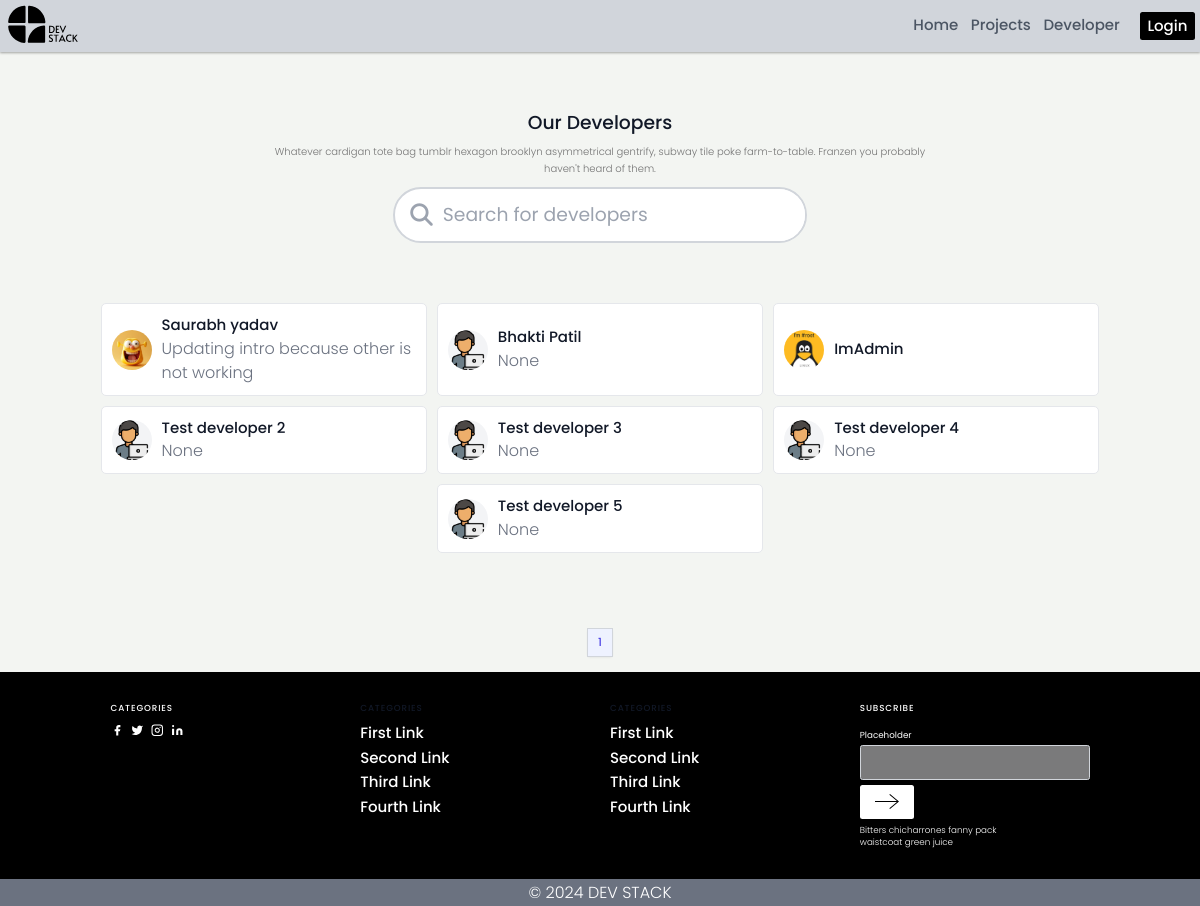
The page /user/developers on the database as committed earlier.
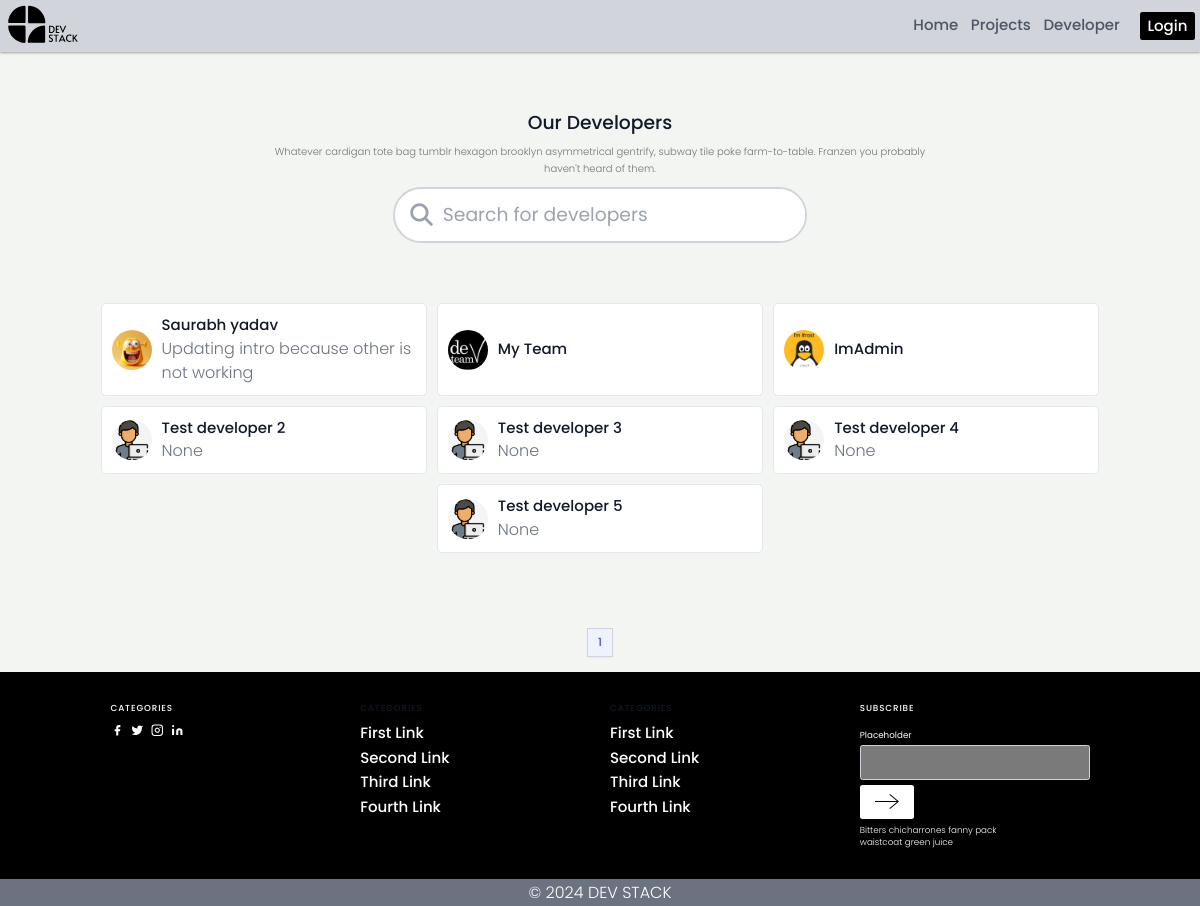
The same page on the database as committed later.
### users/models.py (models this page shows, shortened)
class BaseModel(models.Model):
    created_at = models.DateTimeField(auto_now_add=True)
    updated_at = models.DateTimeField(auto_now=True)
    is_active = models.BooleanField(default=True)
    class Meta:
        abstract = True

class Profile(BaseModel):
    id = models.UUIDField(primary_key=True, default=uuid.uuid4, editable=False)
    avatar = models.ImageField(upload_to="avatars/", default="avatars/default.png")
    user = models.OneToOneField(User, on_delete=models.CASCADE, related_name="profile")
    name = models.CharField(max_length=255)
    short_intro = models.TextField(null=True, blank=True)
    bio = models.TextField(null=True, blank=True)
    social_github = models.CharField(max_length=200, blank=True, null=True)
    social_twitter = models.CharField(max_length=200, blank=True, null=True)
    social_linkedin = models.CharField(max_length=200, blank=True, null=True)
    social_youtube = models.CharField(max_length=200, blank=True, null=True)
    social_website = models.CharField(max_length=200, blank=True, null=True)
    @property
    def avatar_url(self):
        if self.avatar and hasattr(self.avatar, 'url'):
            return self.avatar.url
        else:
            return "images/avatars/default.png"

### users/views.py (the view)
# urls.py: path("developers", UserView.get_developers, name="developers"),
    @staticmethod
    def get_developers(request):
        search_query = {'search': request.GET.get("search")}
        page_number = request.GET.get('page')
        searched_profiles = ProfileFilter(search_query, queryset=Profile.objects.all())
        profiles = searched_profiles.qs
        paginator = Paginator(profiles, 25)
        profiles = paginator.get_page(page_number)
        context = {
            'search_query': request.GET.get("search", ''),
            "developers" : profiles,
            "current_page": page_number,
        }
        if page_number and int(page_number) > paginator.num_pages:
            return {
                "message": "End of page."
            }
        return render(request, "users/our_developers.html", context)

### users/templates/users/our_developers.html (shortened to what this page needs)
{% extends 'main.html' %}
{% load static %}
{% block content %}
<section class="text-gray-600 body-font">
  <div class="container px-5 py-24 mx-auto">
    <div class="flex flex-col text-center w-full">
      <h1 class="sm:text-3xl text-2xl font-medium title-font mb-4 text-gray-900">Our Developers</h1>
      <p class="lg:w-2/3 mx-auto leading-relaxed text-base">Whatever cardigan tote bag tumblr hexagon brooklyn asymmetrical gentrify, subway tile poke farm-to-table. Franzen you probably haven't heard of them.</p>
    </div>
    <div class="flex justify-center items-center h-max p-4  mb-20">
      <form method="get">
          <div class="text-3xl bg-gray-100
              border-2 border-gray-300 focus-within:border-black rounded-full
              transition-all duration-300 ease-in-out flex items-center bg-white text-gray-400 focus-within:text-black">
              <a class="text-4xl p-4 pl-6"><i class="fa-solid fa-magnifying-glass"></i></a>
              <input type="text" name="search" id="id_search" class="py-6 rounded-r-full border-none outline-none"
                  placeholder="Search for developers" value="{{ search_query }}"/>
          </div>
      </form>
    </div>
    <div class="flex flex-wrap -m-2 justify-center">
      {% for developer in developers %}
        {% if developer.id != request.user.profile.id %}
          <a class="p-2 lg:w-1/3 md:w-1/2 w-full cursor-pointer" href="{% url 'developer-view' developer.id %}">
            <div class="bg-white h-full flex items-center border-gray-200 border p-4 rounded-lg">
              <img alt="team" class="w-16 h-16 bg-gray-100 object-cover object-center flex-shrink-0 rounded-full mr-4" src="{% static developer.avatar_url %}" />
              <div class="flex-grow">
                <h2 class="text-gray-900 title-font font-medium">{{ developer.name }}</h2>
                <p class="text-gray-500">{{ developer.short_intro }}</p>
              </div>
            </div>
          </a>
        {% endif %}
      {% endfor %}
    </div>
  </div>
</section>
<div class="flex justify-center p-6">
      <nav class="relative z-0 inline-flex rounded-md shadow-sm -space-x-px" aria-label="Pagination">
          {% for num in developers.paginator.page_range %}
          {% if developers.number == num %}
              <span class="relative inline-flex items-center px-4 py-2 border border-gray-300 bg-indigo-50 text-lg font-medium text-indigo-600">
                  {{ num }}
              </span>
          {% elif num > developers.number|add:'-3' and num < developers.number|add:'3' %}
              <a href="?page={{ num }}{% if search_query %}&search={{search_query}}{% endif %}" class="relative inline-flex items-center px-4 py-2 border border-gray-300 bg-white text-lg font-medium text-gray-500 hover:bg-gray-50">
                  {{ num }}
              </a>
          {% endif %}
          {% endfor %}
      </nav>
  </div>
{% endblock %}

### templates/main.html (shortened to what this page needs)
<!DOCTYPE html>
{% load static %}
<html lang="en">
<head>
  <link rel="stylesheet" href="{% static 'uikit/styles/uikit.css' %}" />
  <link rel="stylesheet" href="{% static 'styles/app.css' %}" />
  <link rel="stylesheet" href="{% static 'styles/main.css' %}" />
  <script src="https://cdn.tailwindcss.com"></script>
  <link rel="stylesheet" href="https://unpkg.com/@highlightjs/cdn-assets@10.7.1/styles/default.min.css" />
  <link rel="stylesheet" href="https://unpkg.com/@highlightjs/cdn-assets@10.7.1/styles/night-owl.min.css" />
</head>
<body class="bg-[#f3f5f2]">
  {%  include 'navbar.html' %}
  {% block content %}
  {% endblock %}
  {%  include 'footer.html' %}
</body>
</html>

### templates/navbar.html (shortened to what this page needs)
{% load static %}
<header class="text-gray-600 body-font bg-gray-300 w-full sticky top-0"
style="box-shadow: rgba(0, 0, 0, 0.12) 0px 1px 3px, rgba(0, 0, 0, 0.24) 0px 1px 2px; z-index: 100;">
  <div class="mx-auto flex p-2 justify-between md:flex-row lg:items-center">
    <a class="flex title-font font-medium items-center text-gray-900 mb-4 md:mb-0 w-[75px]" href="{% url 'home' %}">
        <img src="{% static 'images/icon-h.svg' %}" alt="icon" />
    </a>
    <nav class="hidden md:ml-auto lg:flex xl:flex 2xl:flex flex-wrap items-center text-base justify-center">
      <a class="mr-5 hover:text-gray-900 text-2xl" href="{% url 'home' %}">Home</a>
      <a class="mr-5 hover:text-gray-900 text-2xl" href="{% url 'projects' %}">Projects</a>
      <a class="mr-5 hover:text-gray-900 text-2xl" href="{% url 'developers' %}">Developer</a>
    </nav>
    {% if request.user.is_authenticated %}
      <a class="hidden lg:flex xl:flex title-font font-medium items-center text-gray-900 mb-4 md:mb-0" href="{% url 'profile' %}">
        <img src="{% static request.user.profile.avatar_url %}" alt="request.user.profile.username" class="w-14 h-14 rounded-full p-1 border border-1 border-gray-500 hover:border-2 hover:border-black transition-all duration-300"  >
      </a>
    {% else %}
      <a href="{% url 'login' %}?next={{ request.path }}"
      class="ml-3 *:inline-flex items-center bg-black text-white border-0 py-1 px-3 focus:outline-none hover:opacity-50 transition-all ease-in duration-100 rounded mt-4 md:mt-0">
        Login
      </a>
    {% endif %}
  </div>
</header>

### templates/footer.html (shortened to what this page needs)
<footer class="text-white body-font bg-black text-white relative bottom-0">
  <div class="container px-5 py-12 mx-auto">
    <div class="flex flex-wrap md:text-left text-center order-first">
      <div class="lg:w-1/4 md:w-1/2 w-full px-4">
        <h2 class="title-font font-medium text-white tracking-widest text-sm mb-3">
          CATEGORIES
        </h2>
        <span class="inline-flex sm:ml-auto sm:mt-0 mt-4 justify-center sm:justify-start">
        <a class="text-white">
          <svg
            fill="currentColor"
            stroke-linecap="round"
            stroke-linejoin="round"
            stroke-width="2"
            class="w-5 h-5"
            viewBox="0 0 24 24"
          >
            <path d="M18 2h-3a5 5 0 00-5 5v3H7v4h3v8h4v-8h3l1-4h-4V7a1 1 0 011-1h3z"></path>
          </svg>
        </a>
        <a class="ml-3 text-white">
          <svg
            fill="currentColor"
            stroke-linecap="round"
            stroke-linejoin="round"
            stroke-width="2"
            class="w-5 h-5"
            viewBox="0 0 24 24"
          >
            <path d="M23 3a10.9 10.9 0 01-3.14 1.53 4.48 4.48 0 00-7.86 3v1A10.66 10.66 0 013 4s-4 9 5 13a11.64 11.64 0 01-7 2c9 5 20 0 20-11.5a4.5 4.5 0 00-.08-.83A7.72 7.72 0 0023 3z"></path>
          </svg>
        </a>
        <a class="ml-3 text-white">
          <svg
            fill="none"
            stroke="currentColor"
            stroke-linecap="round"
            stroke-linejoin="round"
            stroke-width="2"
            class="w-5 h-5"
            viewBox="0 0 24 24"
          >
            <rect width="20" height="20" x="2" y="2" rx="5" ry="5"></rect>
            <path d="M16 11.37A4 4 0 1112.63 8 4 4 0 0116 11.37zm1.5-4.87h.01"></path>
          </svg>
        </a>
        <a class="ml-3 text-white">
          <svg
            fill="currentColor"
            stroke="currentColor"
            stroke-linecap="round"
            stroke-linejoin="round"
            stroke-width="0"
            class="w-5 h-5"
            viewBox="0 0 24 24"
          >
            <path
              stroke="none"
              d="M16 8a6 6 0 016 6v7h-4v-7a2 2 0 00-2-2 2 2 0 00-2 2v7h-4v-7a6 6 0 016-6zM2 9h4v12H2z"
            ></path>
            <circle cx="4" cy="4" r="2" stroke="none"></circle>
          </svg>
        </a>
      </span>
      </div>
      <div class="lg:w-1/4 md:w-1/2 w-full px-4">
        <h2 class="title-font font-medium text-gray-900 tracking-widest text-sm mb-3">
          CATEGORIES
        </h2>
        <nav class="list-none mb-10">
          <li>
            <a class="text-white hover:text-gray-300">First Link</a>
          </li>
          <li>
            <a class="text-white hover:text-gray-300">Second Link</a>
          </li>
          <li>
            <a class="text-white hover:text-gray-300">Third Link</a>
          </li>
          <li>
            <a class="text-white hover:text-gray-300">Fourth Link</a>
          </li>
        </nav>
      </div>
      <div class="lg:w-1/4 md:w-1/2 w-full px-4">
        <h2 class="title-font font-medium text-gray-900 tracking-widest text-sm mb-3">
          CATEGORIES
        </h2>
        <nav class="list-none mb-10">
          <li>
            <a class="text-white hover:text-gray-300">First Link</a>
          </li>
          <li>
            <a class="text-white hover:text-gray-300">Second Link</a>
          </li>
          <li>
            <a class="text-white hover:text-gray-300">Third Link</a>
          </li>
          <li>
            <a class="text-white hover:text-gray-300">Fourth Link</a>
          </li>
        </nav>
      </div>
      <div class="lg:w-1/4 md:w-1/2 w-full px-4">
        <h2 class="title-font font-medium text-white tracking-widest text-sm mb-3">
          SUBSCRIBE
        </h2>
        <div class="flex xl:flex-nowrap md:flex-nowrap lg:flex-wrap flex-wrap justify-center items-end md:justify-start">
          <div class="relative w-40 sm:w-auto xl:mr-4 lg:mr-0 sm:mr-4 mr-2">
            <label
              for="footer-field"
              class="leading-7 text-sm text-white"
            >
              Placeholder
            </label>
            <input
              type="text"
              id="footer-field"
              name="footer-field"
              class="w-full h-[35px] bg-gray-100 bg-opacity-50 rounded border border-gray-300 focus:bg-transparent focus:ring-2 focus:ring-gray-200 focus:border-gray-500 text-base outline-none text-white py-1 px-3 leading-8 transition-colors duration-200 ease-in-out"
            />
          </div>
          <button class="lg:mt-2 xl:mt-0 flex-shrink-0 inline-flex text-white bg-white border-0 py-2 px-6 focus:outline-none hover:bg-gray-600 rounded transition-all duration-300">
          <svg width="24" height="24" xmlns="http://www.w3.org/2000/svg" fill-rule="evenodd" clip-rule="evenodd"><path d="M21.883 12l-7.527 6.235.644.765 9-7.521-9-7.479-.645.764 7.529 6.236h-21.884v1h21.883z"/></svg>
          </button>
        </div>
        <p class="text-white text-sm mt-2 md:text-left text-center">
          Bitters chicharrones fanny pack
          <br class="lg:block hidden" />
          waistcoat green juice
        </p>
      </div>
    </div>
  </div>
  <div class="w-full bg-gray-500 text-center text-lg py-2">
    <p class="text-white">&copy; <span id="copy-year" class="text-white"></span> DEV STACK</p>
  </div>
</footer>

### static/styles/app.css (style rules this page uses)
:root { --color-sub: #2d2d39; }
img { width: 100%; }

### static/uikit/styles/modules/_variables.css (style rules this page uses)
:root { --color-main: #5aa5b9; --color-main-light: #e6faff; --color-sub: #3f4156; --color-sub-light: #51546e; --color-sub-lighter: #ededfd; --color-text: #737373; --color-gray: #8b8b8b; --color-light: #e5e7eb; --color-light-gray: #767676; --color-bg: #f8fafd; --color-white: #fffefd; --color-white-light: #f3f3f3; --color-success: #359e64; --color-success-bg: #def8e8; --color-error: #fc4b0b; --color-error-bg: #fff2ee; --font-base: 'Poppins', arial, helvetica, 'Segoe UI', roboto, ubuntu, sans-serif; --font-monospace: 'Fira Code', 'Courier New', courier, monospace; --font-regular: 300; --font-medium: 500; --font-bold: 700; --generic-shadow: 1px 1px 5px #00000010; --generic-transition: all 0.3s ease-in-out; }

### static/uikit/styles/modules/_base.css (style rules this page uses)
* { margin: 0; padding: 0; box-sizing: border-box; text-rendering: optimizeLegibility; color: inherit; font-size: inherit; }
html { font-size: 50%; }
@media only screen and (min-width: 480px) { html { font-size: 56.25%; } }
@media only screen and (min-width: 1200px) { html { font-size: 62.5%; } }
body { line-height: 1.6; font-weight: 400; font-size: 1.5rem; color: var(--color-text); background-color: var(--color-bg); min-height: 100vh; }

### static/uikit/styles/modules/_typography.css (style rules this page uses)
* { font-family: var(--font-base); }
h1 { font-size: 4.8rem; font-weight: var(--font-medium); }
h2 { font-size: 3.6rem; font-weight: var(--font-bold); }
p, span, strong { font-size: 1.6rem; color: var(--color-text); font-weight: var(--font-regular); }
a { padding-bottom: 2px; text-decoration: none; display: inline-block; color: var(--color-main); font-weight: var(--font-medium); }

### static/uikit/styles/modules/_utilities.css (style rules this page uses)
.container { width: 92%; max-width: 165rem; margin: 0 auto; box-sizing: border-box; }
@media screen and (min-width: 1000px) { .container { width: 90%; } }
@media screen and (min-width: 1200px) { .container { width: 80%; } }
.text-center { text-align: center; }

Rows that differ between the two databases and show on the page:
changed Profile: avatar: picture added in place of a placeholder; name "Bhakti Patil" → "My Team"; short_intro "None" → (not shown)
